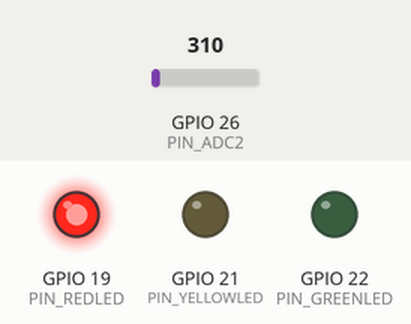
The sketch below on a simulated ESP32. Parts: output pins drawn as LEDs (lit = HIGH). Inputs (shaded band) come from the test bench; at power-on: GPIO 26 (PIN_ADC2) = 310. What the sketch prints to the serial monitor is not drawn.

Above: at 1.3 s.
1.4 s: GPIO 26 (PIN_ADC2) set to 121
2.9 s: GPIO 26 (PIN_ADC2) set to 108
At 3.5 s:
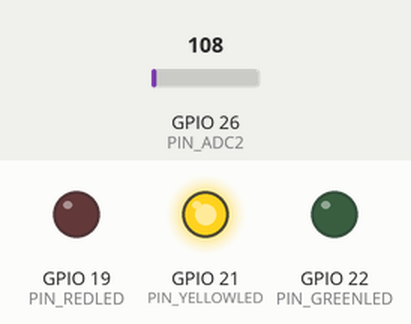
4.5 s: GPIO 26 (PIN_ADC2) set to 93
At 4.8 s:
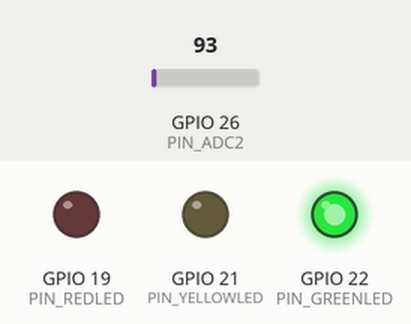
6.0 s: GPIO 26 (PIN_ADC2) set to 186
At 7.4 s:
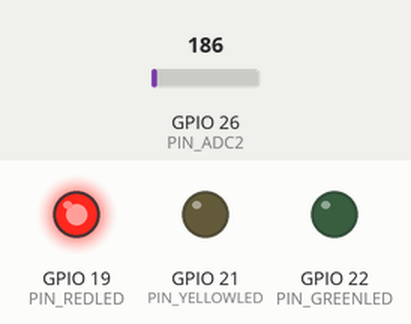
Timing chart, 0 to 8.5 s (numbered marks = the images above; inputs shaded):
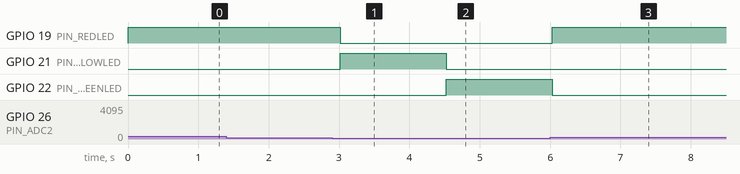

The sketch:

Project_27.2_Temperature_Measurement.ino
```cpp
//**********************************************************************************
/*
 * 文件名  : 温度测量
 * 描述 : 当LM35感应到不同的温度时，不同的led会发光
 * 作者  : www.keyes-robot.com
*/
#define PIN_ADC2       26      //LM35传感器的引脚
#define PIN_GREENLED   22      // 绿色led的引脚
#define PIN_YELLOWLED  21      //黄色led的引脚
#define PIN_REDLED     19      //红色led的引脚
void setup() {
  Serial.begin(115200);
  pinMode(PIN_GREENLED, OUTPUT); //设置PIN_GREENLED为输出
  pinMode(PIN_YELLOWLED, OUTPUT);//设置pin_yellow为输出
  pinMode(PIN_REDLED, OUTPUT);//设置PIN_REDLED为输出
  pinMode(PIN_ADC2, INPUT);//设置PIN_ADC2为输入
}

void loop() {
  int adcVal = analogRead(PIN_ADC2);
  double voltage = adcVal / 1023.0 * 3.3;
  float temperatureC = (voltage * 1000.0) / 10.0 ;
  float temperatureF = (temperatureC * 1.8) + 32.0;
  Serial.print("ADC Value: " + String(adcVal));
  Serial.print("---Voltage Value: " + String(voltage) + "V");
  Serial.print("---temperatureC: " + String(temperatureC) + "℃");
  Serial.println("---temperatureF: " + String(temperatureF) + "F");
  if (temperatureF >= 95) {
    digitalWrite(PIN_GREENLED, LOW);
    digitalWrite(PIN_YELLOWLED, LOW);
    digitalWrite(PIN_REDLED, HIGH);
  }
  else if (temperatureF >= 90 && temperatureF < 95) {
    digitalWrite(PIN_GREENLED, LOW);
    digitalWrite(PIN_YELLOWLED, HIGH);
    digitalWrite(PIN_REDLED, LOW);
  }
  else {
    digitalWrite(PIN_GREENLED, HIGH);
    digitalWrite(PIN_YELLOWLED, LOW);
    digitalWrite(PIN_REDLED, LOW);
  }

  delay(500);
}
//**********************************************************************************
```

Measured:
- the behaviour switches between 109 and 108 on GPIO 26 (PIN_ADC2) (found by bisection; images 0 and 1)
- after the input at 1.4 s, every drawn part: stays the same
- after the input at 2.9 s, GPIO 19 (PIN_REDLED): HIGH → LOW after 0.12 s; GPIO 21 (PIN_YELLOWLED): LOW → HIGH after 0.12 s
- after the input at 4.5 s, GPIO 21 (PIN_YELLOWLED): HIGH → LOW at once; GPIO 22 (PIN_GREENLED): LOW → HIGH at once
- after the input at 6.0 s, GPIO 19 (PIN_REDLED): LOW → HIGH at once; GPIO 22 (PIN_GREENLED): HIGH → LOW at once
